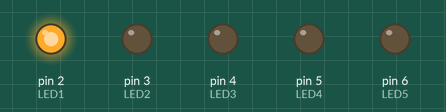
This sketch was run on a simulated Arduino Uno, built with avr-gcc and run on an emulated ATmega328P. Shown: output pins drawn as LEDs (lit = HIGH).

Above: at 0.5 s.
At 2.5 s:
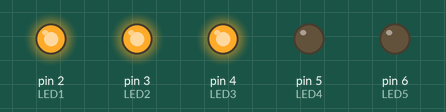
At 4.5 s:
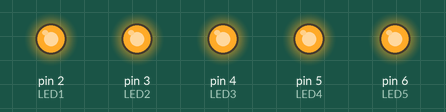
At 5.5 s:
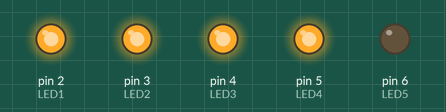
At 9.5 s:
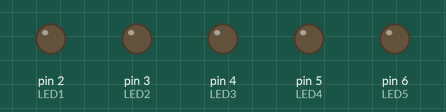
At 11.5 s:
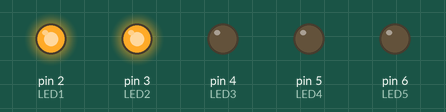
Timing chart, 0 to 13.0 s (numbered marks = the images above):
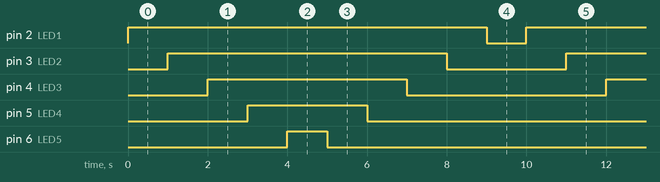

The sketch:

siraliLED_Yakma_4.ino
```cpp
#define LED1 2
#define LED2 3
#define LED3 4
#define LED4 5
#define LED5 6

void setup() {
  // put your setup code here, to run once:
  Serial.begin(9600);
  pinMode(LED1,OUTPUT);
  pinMode(LED2,OUTPUT);
  pinMode(LED3,OUTPUT);
  pinMode(LED4,OUTPUT);
  pinMode(LED5,OUTPUT);
}

void loop() {
  // put your main code here, to run repeatedly:
  for(int i=2;i<=6;i++)
  {
    digitalWrite(i,HIGH);
    delay(1000);
  }

  for(int i=6;i>=2;i--)
  {
    digitalWrite(i,LOW);
    delay(1000);
  }

}
```

Measured:
- by itself, pin 2 (LED1): alternates HIGH for 9.0 s and LOW for 1.0 s
- by itself, pin 3 (LED2): alternates HIGH for 7.0 s and LOW for 3.0 s
- by itself, pin 4 (LED3): alternates HIGH for 5.0 s and LOW for 5.0 s
- by itself, pin 5 (LED4): alternates HIGH for 3.0 s and LOW for 7.0 s
- by itself, pin 6 (LED5): alternates HIGH for 1.0 s and LOW for 9.0 s
